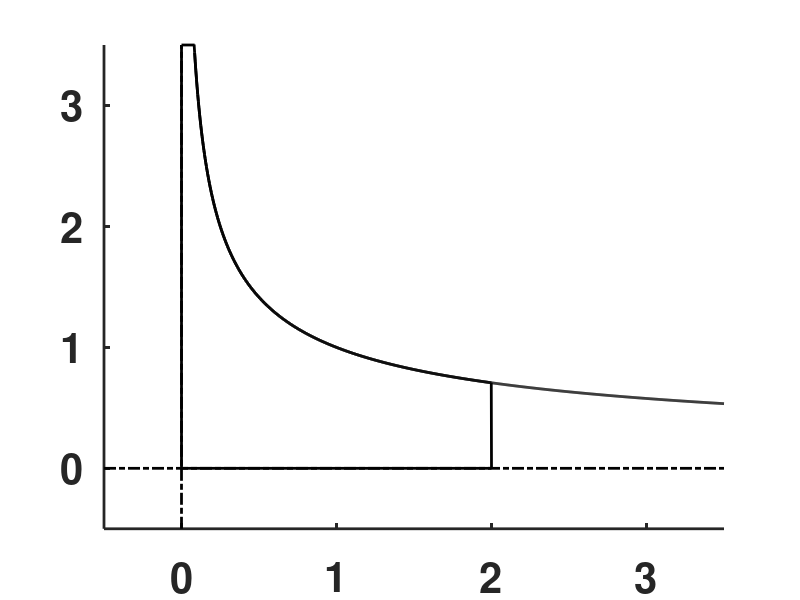

Reproduce this figure in MATLAB. (Note: this script raises an error after producing the figure.)
clear;  figure('Position',[100 100 400 400],'Color',[1 1 1]); clf;  hold on; 

xy=[-0.5 3.5 -0.5 3.5];
xx=linspace(xy(1),xy(2),1000);  yy=1./sqrt(xx);
plot(xx(126:1000),yy(126:1000),'k','LineWidth',2)
set(gca,'LineWidth',2); 
axis(xy); axis manual;
plot([xy(1) xy(2)],[0 0],'k-.','LineWidth',2);
plot([0 0],[xy(3) xy(4)],'k-.','LineWidth',2);
set(gca,'XTick',[0 1 2 3],'YTick',[0 1 2 3],'FontSize',30,'FontWeight','bold');
xp=find(xx>=0&xx<=2&yy<=xy(4)); xh=xx(xp); yh=yy(xp); sp=length(xp);
xh(sp+1)=2; xh(sp+2)=0; xh(sp+3)=0; xh(sp+4)=xh(1); yh(sp+1)=0; yh(sp+2)=0; yh(sp+3)=xy(4); yh(sp+4)=xy(4);
ll=line(xh,yh,'Color','k','LineWidth',2);  
HATCH(ll,45,[0 0 0],'-',5,1); 
